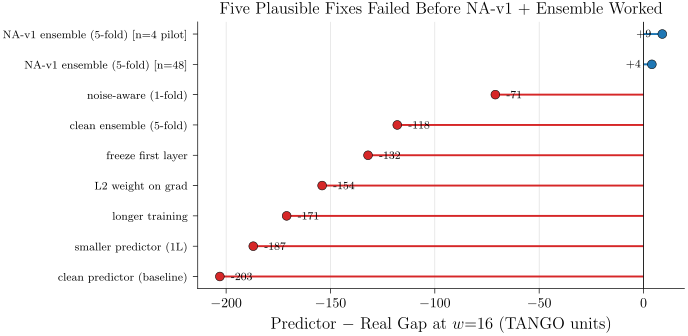

Source code (Python):
# P21_v1: Negative-results ladder — horizontal lollipop of predictor-fix attempts ordered by gap @ w=16.
# Visualizes: F10 / E028 / E029 / E030 / E031 / E032
# DATA: inline from F10 negative-results table (content_masterarbeit.md lines 981-989)
import sys
from pathlib import Path
sys.path.insert(0, str(Path(__file__).parent.parent))
from plot_utils import figsize
import matplotlib.pyplot as plt
import numpy as np

# (approach, gap_at_w16). Negative gap = predictor under-reports vs real (gradient hacking).
fixes = [
    ("clean predictor (baseline)",          -203),
    ("smaller predictor (1L)",              -187),
    ("longer training",                      -171),
    ("L2 weight on grad",                    -154),
    ("freeze first layer",                  -132),
    ("clean ensemble (5-fold)",             -118),
    ("noise-aware (1-fold)",                 -71),
    ("NA-v1 ensemble (5-fold) [n=48]",        +4),
    ("NA-v1 ensemble (5-fold) [n=4 pilot]",   +9),
]

# Sort so worst at top, best at bottom
fixes_sorted = sorted(fixes, key=lambda x: x[1])
labels = [a for a, _ in fixes_sorted]
vals   = [v for _, v in fixes_sorted]
colors = ["#d62728" if v < -50 else ("#ff7f0e" if v < 0 else "#1f77b4") for v in vals]

fig, ax = plt.subplots(figsize=figsize(1.0, ratio=0.55))
y = np.arange(len(labels))
ax.hlines(y, 0, vals, colors=colors, lw=1.4)
ax.scatter(vals, y, color=colors, s=40, zorder=3, edgecolor="black", lw=0.4)

# Annotate each
for yi, v in zip(y, vals):
    offset = 8 if v < 0 else -8
    ha = "left" if v < 0 else "right"
    ax.annotate(f"{v:+d}", (v, yi), xytext=(offset, 0), textcoords="offset points",
                ha=ha, va="center", fontsize=8)

ax.set_yticks(y); ax.set_yticklabels(labels, fontsize=8.5)
ax.set_xlabel("Predictor $-$ Real Gap at $w{=}16$ (TANGO units)")
ax.axvline(0, color="black", lw=0.6)
ax.set_title("Five Plausible Fixes Failed Before NA-v1 + Ensemble Worked")
ax.spines[["top", "right"]].set_visible(False)
ax.grid(True, lw=0.4, alpha=0.5, zorder=0, axis="x")

fig.savefig(Path(__file__).with_suffix(".pdf"))
